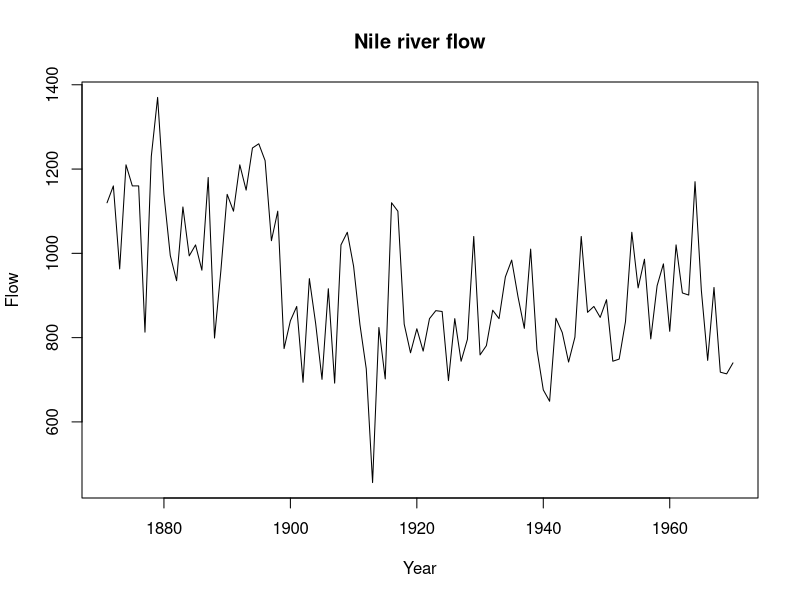
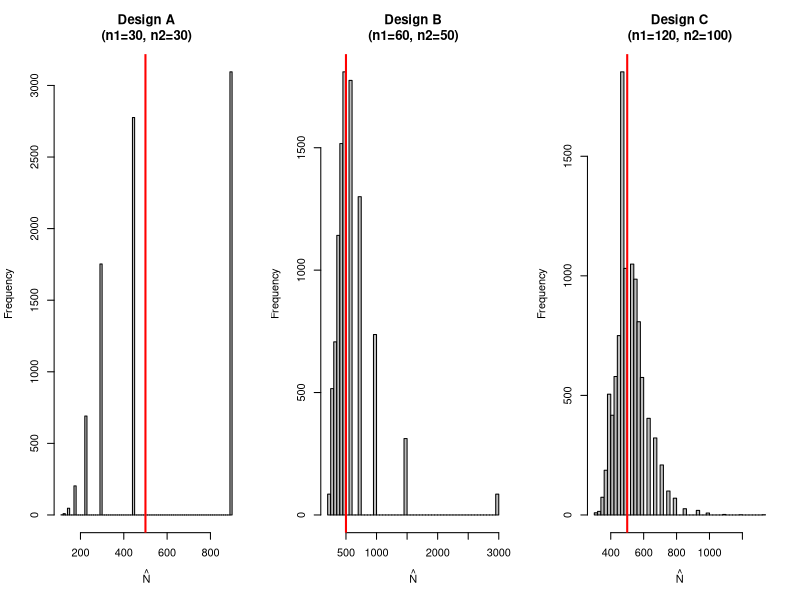
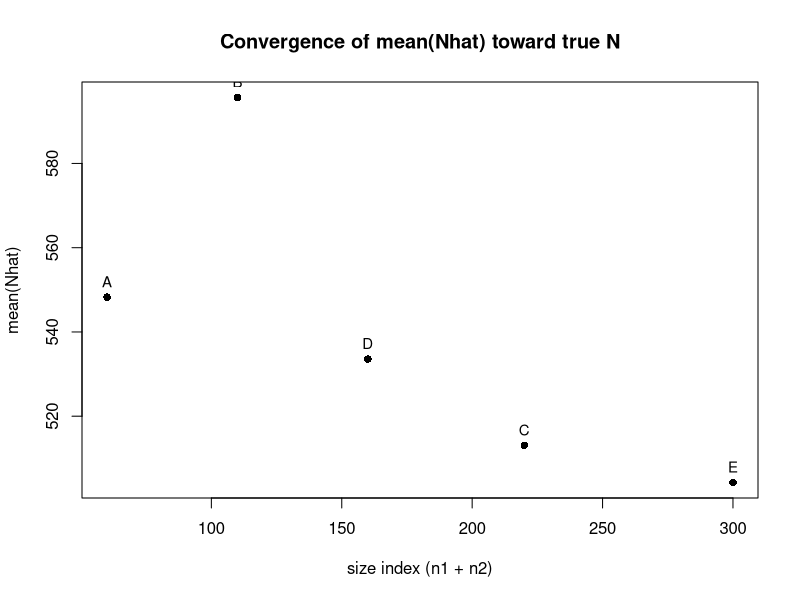
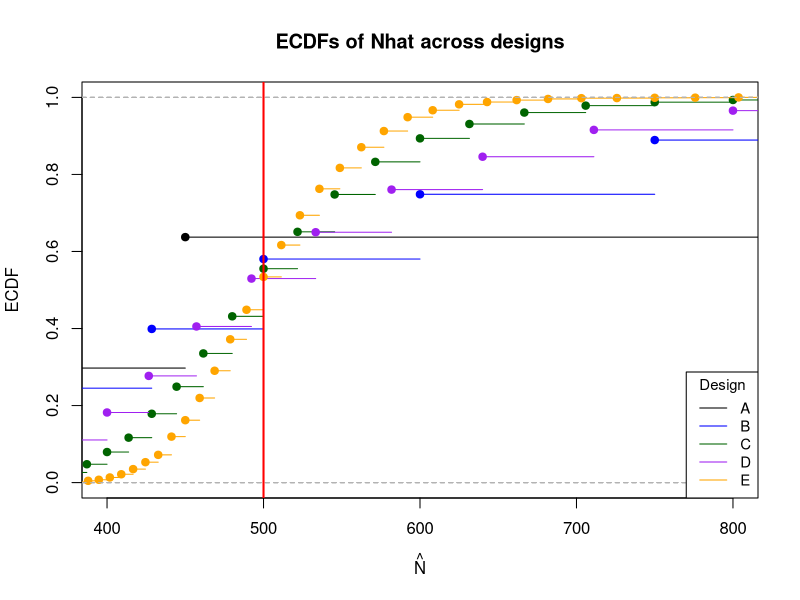

R code for these plots, in order:
## ---- chunk 1
set.seed(163)
## ---- chunk 2
# A1: mean(Nile) and plot
mean(Nile)
plot(Nile, main = "Nile river flow", xlab = "Year", ylab = "Flow")
## ---- chunk 3
# A2: head of iris
head(iris, 10)
## ---- chunk 4
# A3: simple regression and inline slope
fit <- lm(Sepal.Length ~ Petal.Length, data = iris)
coef(fit)
## ---- chunk 5
cmr_once <- function(N, n1, n2) {
  # Draw the number of marked recaptures: m2 ~ Hypergeom(N, n1, n2)
  m2 <- rhyper(nn = 1, m = n1, n = N - n1, k = n2)
  # Lincoln–Petersen point estimate (NA if m2 == 0)
  Nhat <- if (m2 > 0) (n1 * n2) / m2 else NA_real_
  # Return both the recapture count and the estimate
  data.frame(m2 = m2, Nhat = Nhat)
}

simulate_many <- function(N, n1, n2, B = 5000) {
  out <- replicate(B, cmr_once(N, n1, n2), simplify = FALSE)
  do.call(rbind, out)
}
## ---- chunk 6
# cmr_once():
# - Arguments N (true pop size), n1 (first capture size), n2 (second capture size).
# - rhyper(...) samples m2 ~ Hypergeometric with population size N,
#   number of "success" items m=n1 (marked), and draw size k=n2 (second capture).
# - If m2 > 0, compute Lincoln–Petersen Nhat = (n1 * n2) / m2; otherwise set NA (undefined).
# - Return a small data.frame with both m2 and Nhat for convenient stacking later.
#
# simulate_many():
# - Replicate cmr_once(...) B times into a list, then bind rows into one data.frame.
## ---- chunk 7
N_true <- 500
designs <- list(
  A = c(n1 = 30,  n2 = 30),
  B = c(n1 = 60,  n2 = 50),
  C = c(n1 = 120, n2 = 100)
)

summaries <- lapply(names(designs), function(lbl){
  n1 <- designs[[lbl]]["n1"]; n2 <- designs[[lbl]]["n2"]
  res <- simulate_many(N_true, n1, n2, B = 10000)
  mean_Nhat <- mean(res$Nhat, na.rm = TRUE)
  prop_zero <- mean(res$m2 == 0)
  list(label = lbl, n1 = n1, n2 = n2, mean_Nhat = mean_Nhat, prop_m2_zero = prop_zero, res = res)
})

# Show numeric summaries
data.frame(
  design = sapply(summaries, `[[`, "label"),
  n1     = sapply(summaries, `[[`, "n1"),
  n2     = sapply(summaries, `[[`, "n2"),
  mean_Nhat    = sapply(summaries, `[[`, "mean_Nhat"),
  prop_m2_zero = sapply(summaries, `[[`, "prop_m2_zero")
)
## ---- chunk 8
# Histograms for each design with true N marked
op <- par(mfrow = c(1,3))
for (s in summaries) {
  hist(s$res$Nhat, breaks = 60, main = paste0("Design ", s$label, "
(n1=", s$n1, ", n2=", s$n2, ")"),
       xlab = expression(hat(N)), col = "gray")
  abline(v = N_true, col = "red", lwd = 2)
}
par(op)
## ---- chunk 9
# Add two more designs to make the trend clearer
more_designs <- list(
  D = c(n1 = 80,  n2 = 80),
  E = c(n1 = 150, n2 = 150)
)

all_designs <- c(designs, more_designs)

conv <- lapply(names(all_designs), function(lbl){
  n1 <- all_designs[[lbl]]["n1"]; n2 <- all_designs[[lbl]]["n2"]
  res <- simulate_many(N_true, n1, n2, B = 8000)
  data.frame(label = lbl, n1 = n1, n2 = n2,
             mean_Nhat = mean(res$Nhat, na.rm = TRUE),
             prop_m2_zero = mean(res$m2 == 0))
})
conv_df <- do.call(rbind, conv)
conv_df
## ---- chunk 10
# Plot mean(Nhat) vs size index (use n1+n2 as a simple size proxy)
size_index <- conv_df$n1 + conv_df$n2
plot(size_index, conv_df$mean_Nhat, pch = 16,
     xlab = "size index (n1 + n2)", ylab = "mean(Nhat)",
     main = "Convergence of mean(Nhat) toward true N")
abline(h = N_true, col = "red", lwd = 2)
text(size_index, conv_df$mean_Nhat, labels = conv_df$label, pos = 3, cex = 0.9)
## ---- chunk 11
conv_df[, c("label","n1","n2","prop_m2_zero")]
## ---- chunk 12
# Compare distributions more directly
plot(0, 0, type = "n", xlim = c(N_true*0.8, N_true*1.6), ylim = c(0,1),
     xlab = expression(hat(N)), ylab = "ECDF",
     main = "ECDFs of Nhat across designs")
cols <- c(A="black",B="blue",C="darkgreen",D="purple",E="orange")
for (i in seq_along(all_designs)) {
  lbl <- names(all_designs)[i]
  n1 <- all_designs[[i]]["n1"]; n2 <- all_designs[[i]]["n2"]
  res <- simulate_many(N_true, n1, n2, B = 3000)
  lines(ecdf(na.omit(res$Nhat)), col = cols[lbl])
}
abline(v = N_true, col = "red", lwd = 2)
legend("bottomright", legend = names(all_designs), col = cols[names(all_designs)],
       lty = 1, cex = 0.9, title = "Design")
